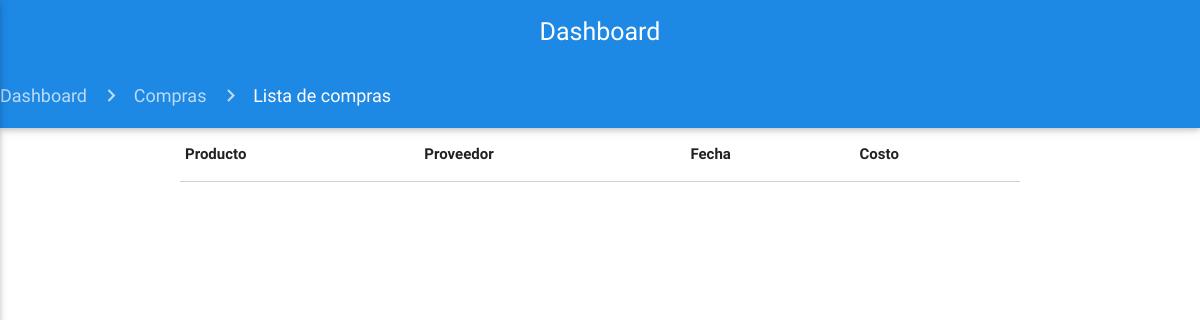
The app's page /administrador/lista_compras, older data.
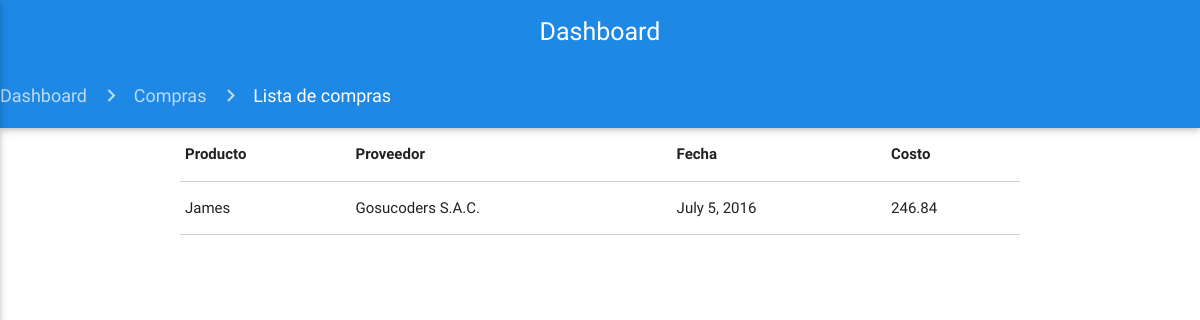
The same page, newer data.
### compras/models.py (models this page shows)
class Compra(models.Model):
    producto = models.ForeignKey('productos.Producto', on_delete=models.CASCADE)
    proveedor = models.ForeignKey('Proveedor', on_delete=models.CASCADE)
    fecha = models.DateField(blank=True)
    costo = models.DecimalField(max_digits=6, decimal_places=2)

class Proveedor(models.Model):
    razon_social = models.CharField('Razon Social', max_length=100)
    direccion = models.CharField('Direccion', max_length=100)
    correo = models.CharField('Correo', max_length=100)
    telefono= models.CharField('Telefono', max_length=100)
    def __str__(self):
        return self.razon_social

### productos/models.py (models this page shows)
class Producto(models.Model):
    nombre = models.CharField('Nombre', max_length=100)
    precio = models.DecimalField(max_digits=6, decimal_places=2)
    descripcion = models.TextField('Descripcion')
    estado = models.SmallIntegerField(default=1)
    imagen = models.ImageField('Imagen', upload_to='productos/', blank=True)
    categoria = models.ForeignKey('Categoria', on_delete=models.CASCADE)
    subcategoria = models.ForeignKey('Subcategoria', on_delete=models.CASCADE, null=True)
    stock = models.IntegerField(default=4)
    def __str__(self):
        return self.nombre

### administrador/views.py (the view)
# urls.py: url(r'^administrador/lista_compras', views.lista_compras, name='lista_compras'),
def lista_compras(request):
    pass
    template = loader.get_template("administrador/compras/lista_compras.html")
    compras = Compra.objects.all()
    context = {'compras':compras}
    return HttpResponse(template.render(context, request))

### templates/administrador/compras/lista_compras.html
{% extends 'administrador/base.html' %}
{% load staticfiles %}
{% block content %}
    <nav>
        <div class="nav-wrapper blue darken-1">
            <div class="col s12">
                <a href="{% url 'administrador' %}" class="breadcrumb">Dashboard</a>
                <a href="{% url 'dashboard_compras' %}" class="breadcrumb">Compras</a>
                <a href="#!" class="breadcrumb">Lista de compras</a>
            </div>
        </div>
    </nav>
    <div class="container lista-tiendas">
        <table class="highlight bordered">
        <thead>
          <tr>
              <th data-field="id">Producto</th>
              <th data-field="name">Proveedor</th>
              <th data-field="price">Fecha</th>
              <th data-field="price">Costo</th>
          </tr>
        </thead>
        <tbody>
            {% for compra in compras%}
          <tr>
            <td>{{compra.producto}}</td>
            <td>{{compra.proveedor}}</td>
            <td>{{compra.fecha}}</td>
            <td>{{compra.costo}}</td>
          </tr>
            {% endfor %}
        </tbody>
      </table>
    </div>
{% endblock %}

Row changes from the older to the newer data that the page shows:
added Compra: producto "James", proveedor "Gosucoders S.A.C.", fecha "July 5, 2016", costo "246.84"
